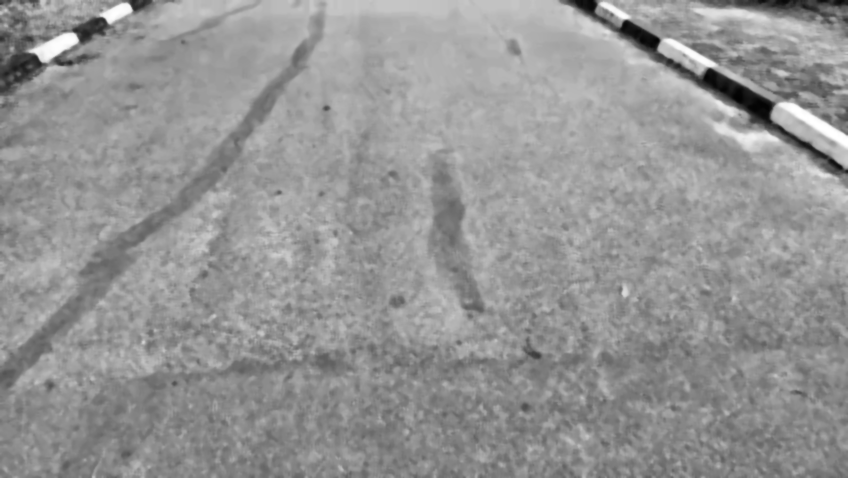
#> input picture Member 03/FRAME_SELECTION_MC/frame_0023.png, 848 x 478 px, found by its file name; its folder holds only this picture in this run
$ jupyter execute --allow-errors sharpnessAnalysis.ipynb   (older library calls are emulated)
#> lines starting #> are read from the running program, lines starting #| are printed output that depends on the picture
[cell 1]
import cv2
import os
import numpy as np
import pandas as pd
import matplotlib.pyplot as plt

mc_input = r"C:\Users\Imashi Rajapaksha\Desktop\FRAME_SELECTION\FRAME_SELECTION_MC"
gc_input = r"C:\Users\Imashi Rajapaksha\Desktop\FRAME_SELECTION\FRAME_SELECTION_GC"

mc_output = r"C:\Users\Imashi Rajapaksha\Desktop\FRAME_SELECTION\SHARP_MC"
gc_output = r"C:\Users\Imashi Rajapaksha\Desktop\FRAME_SELECTION\SHARP_GC"

comparison_folder = r"C:\Users\Imashi Rajapaksha\Desktop\FRAME_SELECTION\COMPARISON_RESULTS"

os.makedirs(mc_output, exist_ok=True)
os.makedirs(gc_output, exist_ok=True)
os.makedirs(comparison_folder, exist_ok=True)

kernel = np.array([[0,-1,0],
                   [-1,5,-1],
                   [0,-1,0]])

results = []

def sharpness_value(image):
    return cv2.Laplacian(image, cv2.CV_64F).var()

def process_images(input_folder, output_folder, label):

#> called with label = 'MC'
    for file in os.listdir(input_folder):

        if file.endswith(".jpg") or file.endswith(".png"):

            path = os.path.join(input_folder,file)

            img = cv2.imread(path)
#> img is the input picture: shape (478, 848, 3); min 2, max 255, mean 149
            gray = cv2.cvtColor(img,cv2.COLOR_BGR2GRAY)

            gaussian = cv2.GaussianBlur(gray,(5,5),0)

            sharpened = cv2.filter2D(gaussian,-1,kernel)

            original_sharp = sharpness_value(gray)
#> original_sharp = 32.2
            sharpen_sharp = sharpness_value(sharpened)
#> sharpen_sharp = 101.1

            cv2.imwrite(os.path.join(output_folder,file),sharpened)

            plt.figure(figsize=(8,4))

            plt.subplot(1,2,1)
            plt.imshow(gray,cmap='gray')
            plt.title(f"Original\nSharpness={original_sharp:.2f}")
            plt.axis("off")

            plt.subplot(1,2,2)
            plt.imshow(sharpened,cmap='gray')
            plt.title(f"Sharpened\nSharpness={sharpen_sharp:.2f}")
            plt.axis("off")

            save_name = label + "_" + file
            plt.savefig(os.path.join(comparison_folder,save_name))
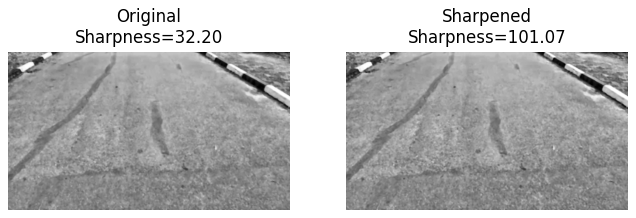
#> figure drawn by matplotlib, 2 panels
            plt.close()

            results.append([file,label,original_sharp,sharpen_sharp])

            print("Processed:",file)

process_images(mc_input, mc_output, "MC")
#> (the rest of this cell did not finish here and is left out)


df = pd.DataFrame(results,columns=["Frame","Method","Original Sharpness","Sharpened Sharpness"])
df.to_csv(r"C:\Users\Imashi Rajapaksha\Desktop\FRAME_SELECTION\sharpness_values.csv",index=False)

print("Processing complete!")


$ run again, on Member 03/FRAME_SELECTION_MC/frame_0084.png
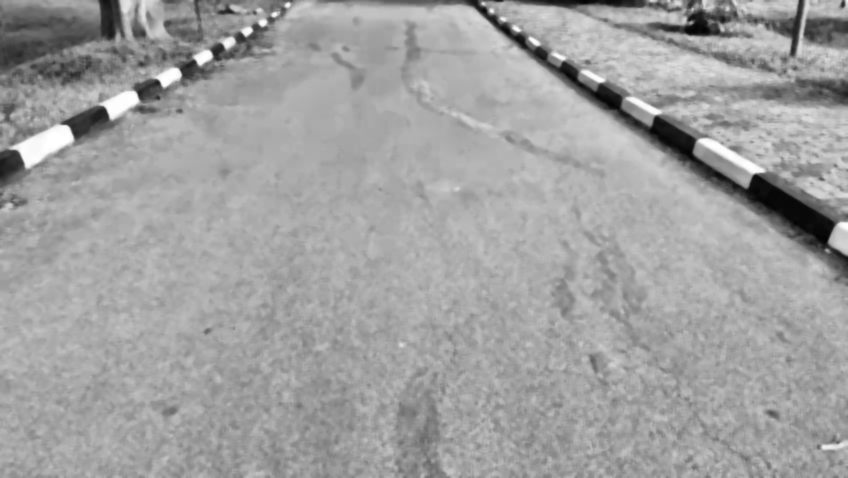
#> input picture Member 03/FRAME_SELECTION_MC/frame_0084.png, 848 x 478 px, found by its file name
#> in process_images, img is the input picture: shape (478, 848, 3); min 2, max 255, mean 160.6
#> original_sharp = 40.96
#> sharpen_sharp = 108
#> in process_images, `plt.savefig(os.path.join(comparison_folder,save_name))`:
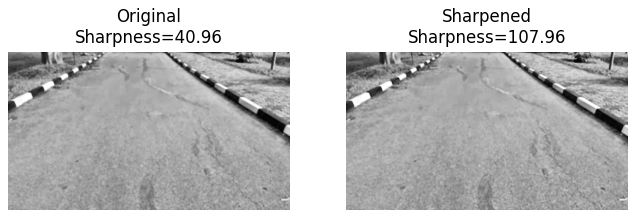
#> figure drawn by matplotlib, 2 panels

$ run again, on Member 03/FRAME_SELECTION_MC/frame_0052.png
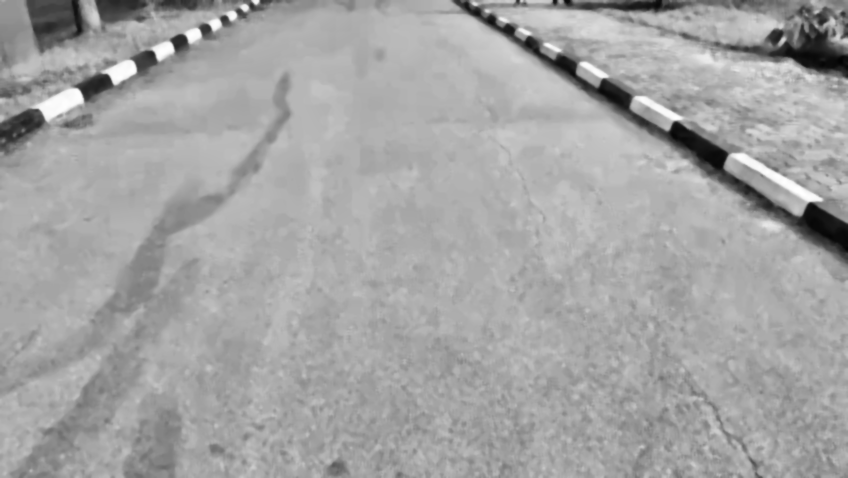
#> input picture Member 03/FRAME_SELECTION_MC/frame_0052.png, 848 x 478 px, found by its file name
#> in process_images, img is the input picture: shape (478, 848, 3); min 2, max 255, mean 164.2
#> original_sharp = 26.9
#> sharpen_sharp = 94.43
#> in process_images, `plt.savefig(os.path.join(comparison_folder,save_name))`:
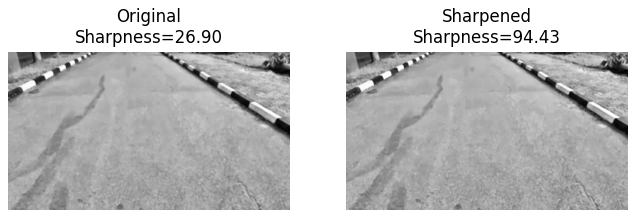
#> figure drawn by matplotlib, 2 panels

$ run again, on Member 03/FRAME_SELECTION_MC/frame_0060.png
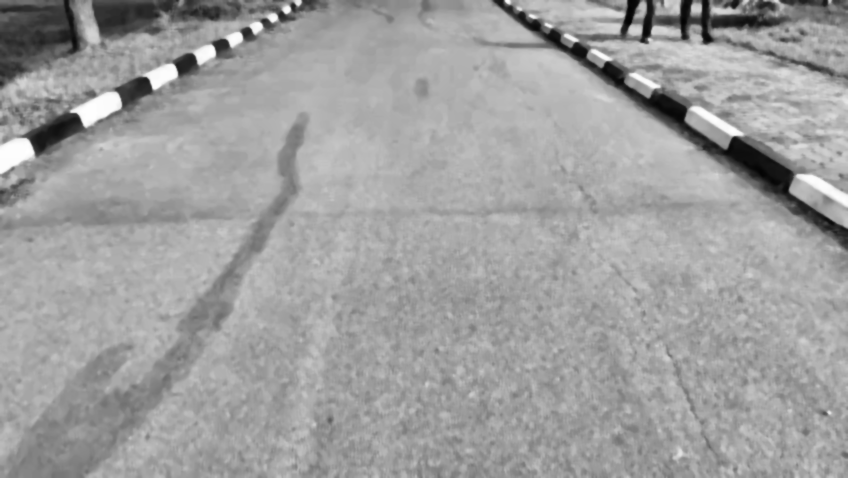
#> input picture Member 03/FRAME_SELECTION_MC/frame_0060.png, 848 x 478 px, found by its file name
#> in process_images, img is the input picture: shape (478, 848, 3); min 2, max 255, mean 159.4
#> original_sharp = 41.02
#> sharpen_sharp = 108
#> in process_images, `plt.savefig(os.path.join(comparison_folder,save_name))`:
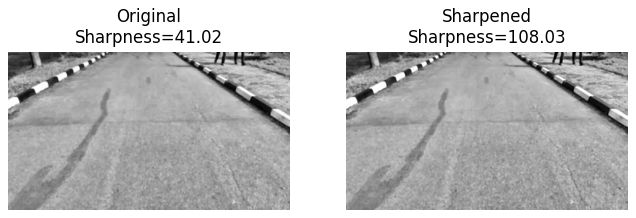
#> figure drawn by matplotlib, 2 panels

$ run again, on Member 03/FRAME_SELECTION_MC/frame_0073.png
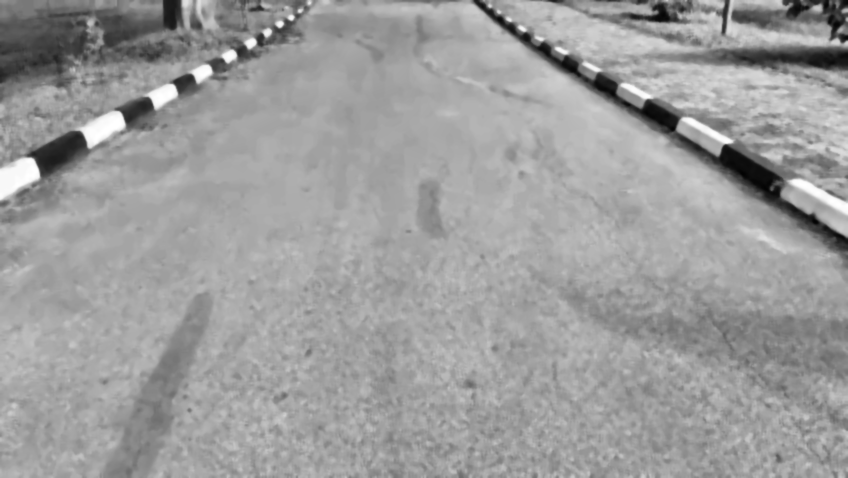
#> input picture Member 03/FRAME_SELECTION_MC/frame_0073.png, 848 x 478 px, found by its file name
#> in process_images, img is the input picture: shape (478, 848, 3); min 2, max 255, mean 157
#> original_sharp = 34.43
#> sharpen_sharp = 102.8
#> in process_images, `plt.savefig(os.path.join(comparison_folder,save_name))`:
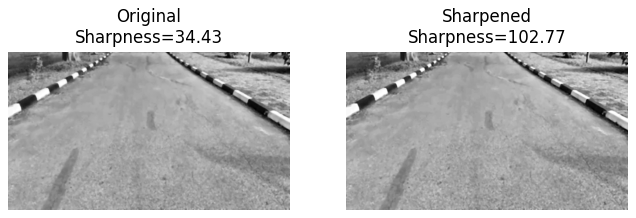
#> figure drawn by matplotlib, 2 panels
